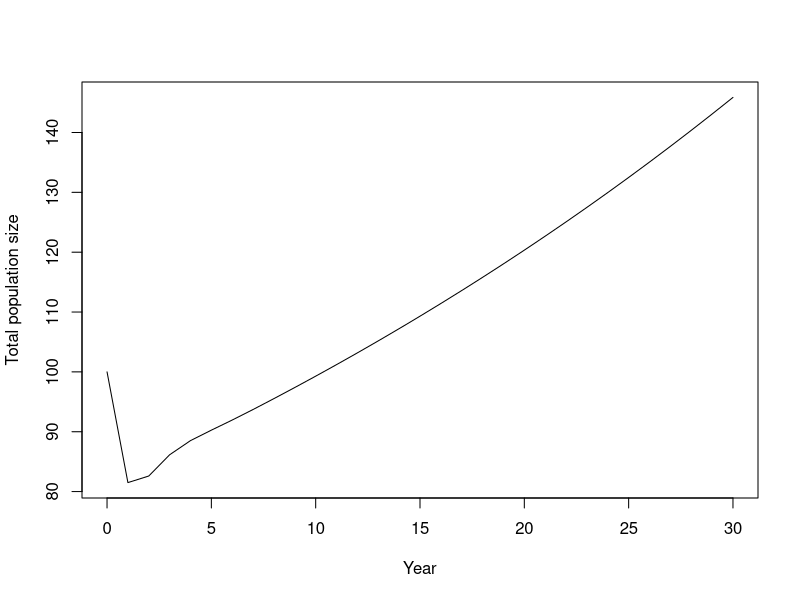
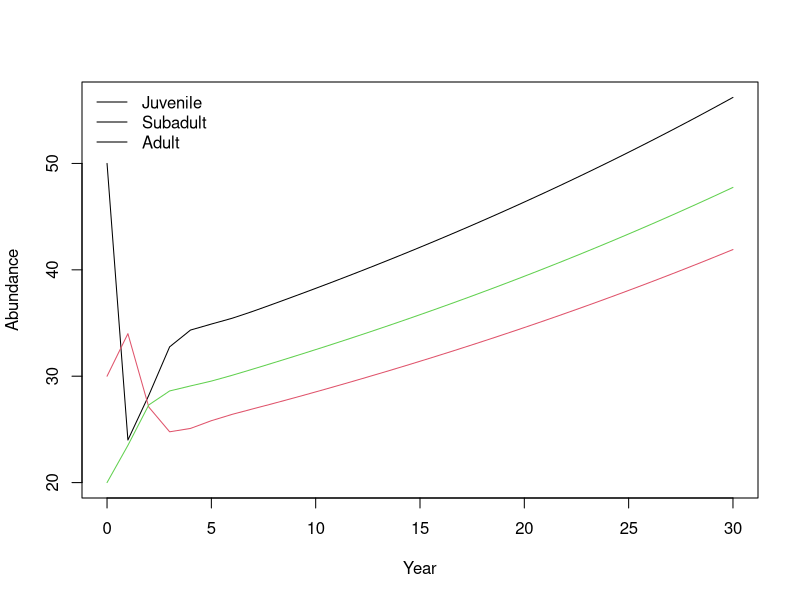
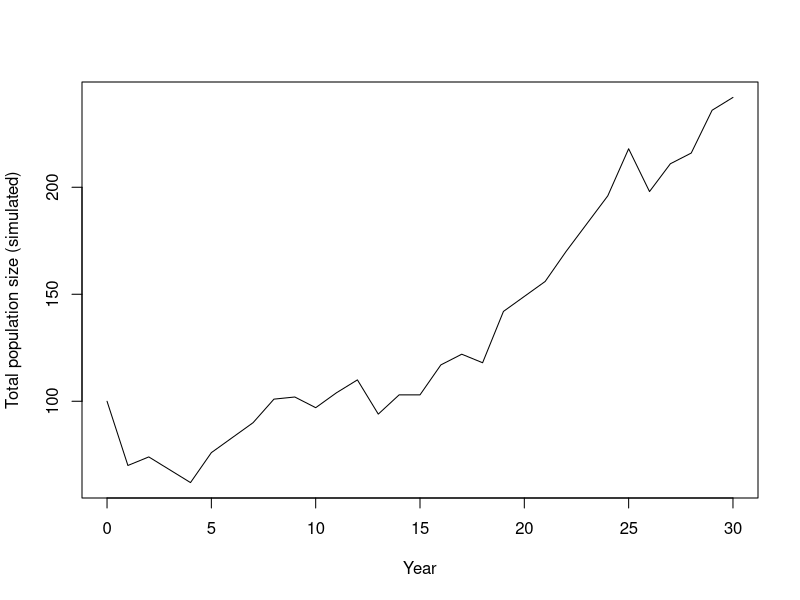
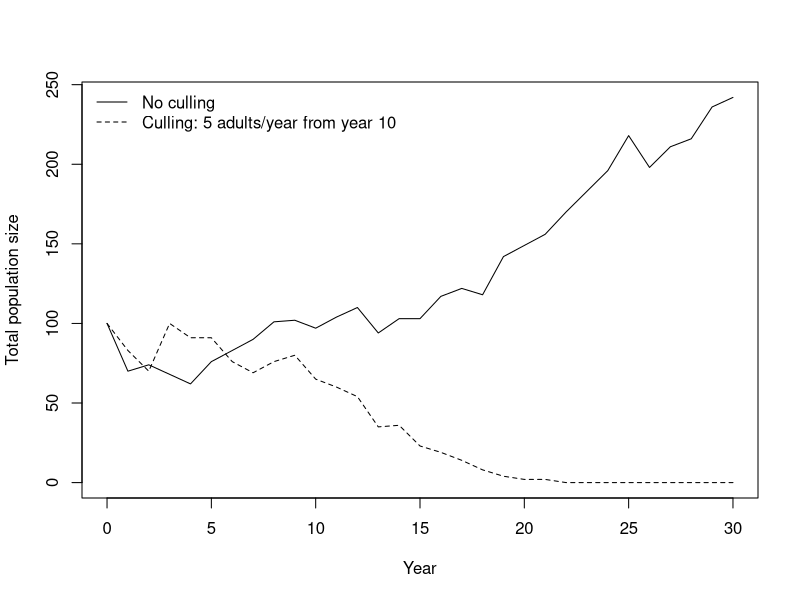
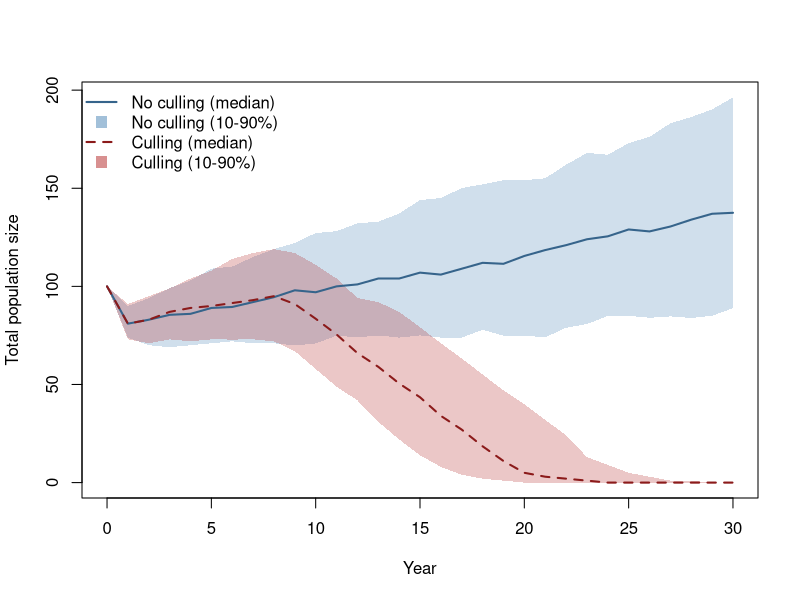

The R source for these figures, in order:
## ---- chunk 1
set.seed(1)
## ---- chunk 2
# Vital rates for a 1-year projection interval
F_A <- 1.2   # recruits (juveniles) per adult per year
G_J <- 0.35  # juvenile -> subadult (survive + grow)
P_S <- 0.55  # subadult -> subadult (survive + stay)
G_S <- 0.25  # subadult -> adult (survive + grow)
P_A <- 0.80  # adult -> adult (survive + stay)

# Build the projection matrix (rows = stage at t+1, cols = stage at t)
A <- matrix(
  c(0,   0,   F_A,
    G_J, P_S, 0,
    0,   G_S, P_A),
  nrow = 3, byrow = TRUE
)

dimnames(A) <- list(
  c("Juvenile", "Subadult", "Adult"),
  c("Juvenile", "Subadult", "Adult")
)

# Print matrix so we can check entries
A
## ---- chunk 3
# Initial population vector (year 0)
n0 <- c(Juvenile = 50, Subadult = 30, Adult = 20)
n0
## ---- chunk 4
# Deterministic one-step update
n1 <- A %*% n0
n1
## ---- chunk 5
# Number of projection steps
years <- 30

# Matrix to store yearly stage abundances
nmat <- matrix(NA_real_, nrow = years + 1, ncol = length(n0))
colnames(nmat) <- names(n0)

# Set initial year
nmat[1, ] <- n0

# Project forward one year at a time
for (t in 1:years) {
  nmat[t + 1, ] <- as.numeric(A %*% nmat[t, ])
}

head(nmat, 6)
## ---- chunk 6
# Total abundance each year
totalN <- rowSums(nmat)

# Plot total abundance
plot(
  0:years, totalN, type = "l",
  xlab = "Year", ylab = "Total population size"
)

# Plot stage-specific abundances
matplot(
  0:years, nmat, type = "l", lty = 1,
  xlab = "Year", ylab = "Abundance"
)
legend("topleft", legend = colnames(nmat), lty = 1, bty = "n")
## ---- chunk 7
# Eigenvalues of the projection matrix
eig <- eigen(A)

# Dominant eigenvalue is asymptotic growth rate lambda
lambda <- Re(eig$values[which.max(Re(eig$values))])
lambda
## ---- chunk 8
# basic validity check: probabilities should sum to <= 1
stopifnot(G_S + P_S <= 1)
## ---- chunk 9
set.seed(1201)
## ---- chunk 10
# Step 1: create a matrix to store the trajectory
sim1 <- matrix(0L, nrow = years + 1, ncol = 3)
colnames(sim1) <- c("Juvenile", "Subadult", "Adult")

# Step 2: set the initial population (year 0)
sim1[1, ] <- as.integer(n0[c("Juvenile", "Subadult", "Adult")])

# Step 3-5: update the population one year at a time
for (t in 1:years) {
  # Current stage abundances at year t
  J <- sim1[t, "Juvenile"]
  S <- sim1[t, "Subadult"]
  A <- sim1[t, "Adult"]

  # Births: each adult contributes recruits stochastically
  newJ <- rpois(1, lambda = F_A * A)

  # Juvenile -> Subadult transition
  J_to_S <- rbinom(1, size = J, prob = G_J)

  # Subadult transitions: stay subadult or move to adult
  S_stay <- rbinom(1, size = S, prob = P_S)
  S_remaining <- S - S_stay
  p_grow_cond <- if ((1 - P_S) > 0) G_S / (1 - P_S) else 0
  S_to_A <- rbinom(1, size = S_remaining, prob = p_grow_cond)

  # Adult survival
  A_surv <- rbinom(1, size = A, prob = P_A)

  # Write next year's abundances
  sim1[t + 1, "Juvenile"] <- newJ
  sim1[t + 1, "Subadult"] <- J_to_S + S_stay
  sim1[t + 1, "Adult"] <- S_to_A + A_surv
}

# Step 6: plot the total population trajectory
plot(0:years, rowSums(sim1), type = "l",
     xlab = "Year", ylab = "Total population size (simulated)")
## ---- chunk 11
tot_no <- rowSums(sim1)
realised_lambda_no <- if (length(tot_no) < 2 || tot_no[1] <= 0) {
  NA_real_
} else if (any(tot_no <= 0)) {
  0
} else {
  exp(mean(diff(log(tot_no))))
}
realised_lambda_no
## ---- chunk 12
set.seed(1202)
## ---- chunk 13
# Management settings for the intervention scenario
cull_enabled <- TRUE
cull_stage <- "Adult"
cull_start_year <- 10
cull_n <- 5

# Storage for the culling trajectory
sim_cull <- matrix(0L, nrow = years + 1, ncol = 3)
colnames(sim_cull) <- c("Juvenile", "Subadult", "Adult")
sim_cull[1, ] <- as.integer(n0[c("Juvenile", "Subadult", "Adult")])

# Simulate year by year, applying culling before demographic updates
for (t in 1:years) {
  # Current stage abundances at year t
  J <- sim_cull[t, "Juvenile"]
  S <- sim_cull[t, "Subadult"]
  A <- sim_cull[t, "Adult"]

  # Apply culling before births/survival if intervention is active
  if (cull_enabled && t >= cull_start_year) {
    # Never remove more individuals than are currently present
    remove_n <- min(sim_cull[t, cull_stage], as.integer(cull_n))
    sim_cull[t, cull_stage] <- sim_cull[t, cull_stage] - remove_n

    # Refresh stage counts after culling
    J <- sim_cull[t, "Juvenile"]
    S <- sim_cull[t, "Subadult"]
    A <- sim_cull[t, "Adult"]
  }

  # Demographic updates (same as the no-culling simulation)
  newJ <- rpois(1, lambda = F_A * A)
  J_to_S <- rbinom(1, size = J, prob = G_J)
  S_stay <- rbinom(1, size = S, prob = P_S)
  S_remaining <- S - S_stay
  p_grow_cond <- if ((1 - P_S) > 0) G_S / (1 - P_S) else 0
  S_to_A <- rbinom(1, size = S_remaining, prob = p_grow_cond)
  A_surv <- rbinom(1, size = A, prob = P_A)

  sim_cull[t + 1, "Juvenile"] <- newJ
  sim_cull[t + 1, "Subadult"] <- J_to_S + S_stay
  sim_cull[t + 1, "Adult"] <- S_to_A + A_surv
}

# Compare trajectories: solid = no culling, dashed = culling
plot(0:years, rowSums(sim1), type = "l",
     xlab = "Year", ylab = "Total population size",
     ylim = range(c(rowSums(sim1), rowSums(sim_cull))))
lines(0:years, rowSums(sim_cull), lty = 2)
legend("topleft", legend = c("No culling", "Culling: 5 adults/year from year 10"),
       lty = c(1, 2), bty = "n")
## ---- chunk 14
# Realised lambda from each simulated trajectory
tot_no <- rowSums(sim1)
tot_cu <- rowSums(sim_cull)

# Geometric-mean per-step growth rate over the full horizon.
# If a trajectory hits zero, define realised lambda as 0 (extinction within horizon).
realised_lambda_no <- if (length(tot_no) < 2 || tot_no[1] <= 0) {
  NA_real_
} else if (any(tot_no <= 0)) {
  0
} else {
  exp(mean(diff(log(tot_no))))
}

realised_lambda_cu <- if (length(tot_cu) < 2 || tot_cu[1] <= 0) {
  NA_real_
} else if (any(tot_cu <= 0)) {
  0
} else {
  exp(mean(diff(log(tot_cu))))
}

data.frame(
  scenario = c("No culling", "Culling"),
  realised_lambda = c(realised_lambda_no, realised_lambda_cu)
)
## ---- chunk 15
set.seed(1203)
## ---- chunk 16
# Number of Monte Carlo replicates
nreps <- 200

# Store total abundance per year for each replicate
totals_no <- matrix(NA_real_, nrow = years + 1, ncol = nreps)
totals_cull <- matrix(NA_real_, nrow = years + 1, ncol = nreps)

# Scenario A: run all replicates with no culling
for (rep in 1:nreps) {
  out_no <- matrix(0L, nrow = years + 1, ncol = 3)
  colnames(out_no) <- c("Juvenile", "Subadult", "Adult")
  out_no[1, ] <- as.integer(n0[c("Juvenile", "Subadult", "Adult")])

  for (t in 1:years) {
    J <- out_no[t, "Juvenile"]
    S <- out_no[t, "Subadult"]
    A <- out_no[t, "Adult"]

    newJ <- rpois(1, lambda = F_A * A)
    J_to_S <- rbinom(1, size = J, prob = G_J)
    S_stay <- rbinom(1, size = S, prob = P_S)
    S_remaining <- S - S_stay
    p_grow_cond <- if ((1 - P_S) > 0) G_S / (1 - P_S) else 0
    S_to_A <- rbinom(1, size = S_remaining, prob = p_grow_cond)
    A_surv <- rbinom(1, size = A, prob = P_A)

    out_no[t + 1, "Juvenile"] <- newJ
    out_no[t + 1, "Subadult"] <- J_to_S + S_stay
    out_no[t + 1, "Adult"] <- S_to_A + A_surv
  }
  totals_no[, rep] <- rowSums(out_no)
}

# Scenario B: run all replicates with culling
for (rep in 1:nreps) {
  out_cu <- matrix(0L, nrow = years + 1, ncol = 3)
  colnames(out_cu) <- c("Juvenile", "Subadult", "Adult")
  out_cu[1, ] <- as.integer(n0[c("Juvenile", "Subadult", "Adult")])

  for (t in 1:years) {
    J <- out_cu[t, "Juvenile"]
    S <- out_cu[t, "Subadult"]
    A <- out_cu[t, "Adult"]

    if (cull_enabled && t >= cull_start_year) {
      remove_n <- min(out_cu[t, cull_stage], as.integer(cull_n))
      out_cu[t, cull_stage] <- out_cu[t, cull_stage] - remove_n
      J <- out_cu[t, "Juvenile"]
      S <- out_cu[t, "Subadult"]
      A <- out_cu[t, "Adult"]
    }

    newJ <- rpois(1, lambda = F_A * A)
    J_to_S <- rbinom(1, size = J, prob = G_J)
    S_stay <- rbinom(1, size = S, prob = P_S)
    S_remaining <- S - S_stay
    p_grow_cond <- if ((1 - P_S) > 0) G_S / (1 - P_S) else 0
    S_to_A <- rbinom(1, size = S_remaining, prob = p_grow_cond)
    A_surv <- rbinom(1, size = A, prob = P_A)

    out_cu[t + 1, "Juvenile"] <- newJ
    out_cu[t + 1, "Subadult"] <- J_to_S + S_stay
    out_cu[t + 1, "Adult"] <- S_to_A + A_surv
  }
  totals_cull[, rep] <- rowSums(out_cu)
}

# Summarise each year across replicates (median and 10-90% interval)
sum_no <- data.frame(
  year = 0:years,
  median = apply(totals_no, 1, median),
  lo = apply(totals_no, 1, quantile, probs = 0.1),
  hi = apply(totals_no, 1, quantile, probs = 0.9)
)
sum_cu <- data.frame(
  year = 0:years,
  median = apply(totals_cull, 1, median),
  lo = apply(totals_cull, 1, quantile, probs = 0.1),
  hi = apply(totals_cull, 1, quantile, probs = 0.9)
)

# Scenario A vs Scenario B: compare summaries in one figure
plot(sum_no$year, sum_no$median, type = "n",
     xlab = "Year", ylab = "Total population size",
     ylim = range(c(sum_no$lo, sum_no$hi, sum_cu$lo, sum_cu$hi)))

# Ribbon for no-culling uncertainty (10-90%)
polygon(
  x = c(sum_no$year, rev(sum_no$year)),
  y = c(sum_no$lo, rev(sum_no$hi)),
  col = grDevices::adjustcolor("steelblue", alpha.f = 0.25),
  border = NA
)

# Ribbon for culling uncertainty (10-90%)
polygon(
  x = c(sum_cu$year, rev(sum_cu$year)),
  y = c(sum_cu$lo, rev(sum_cu$hi)),
  col = grDevices::adjustcolor("firebrick", alpha.f = 0.25),
  border = NA
)

# Median trajectories on top of ribbons
lines(sum_no$year, sum_no$median, lwd = 2, col = "steelblue4")
lines(sum_cu$year, sum_cu$median, lwd = 2, lty = 2, col = "firebrick4")

legend("topleft",
       legend = c("No culling (median)", "No culling (10-90%)",
                  "Culling (median)", "Culling (10-90%)"),
       lty = c(1, NA, 2, NA),
       lwd = c(2, NA, 2, NA),
       pch = c(NA, 15, NA, 15),
       col = c("steelblue4", grDevices::adjustcolor("steelblue", alpha.f = 0.5),
               "firebrick4", grDevices::adjustcolor("firebrick", alpha.f = 0.5)),
       pt.cex = c(1, 1.5, 1, 1.5),
       bty = "n")
